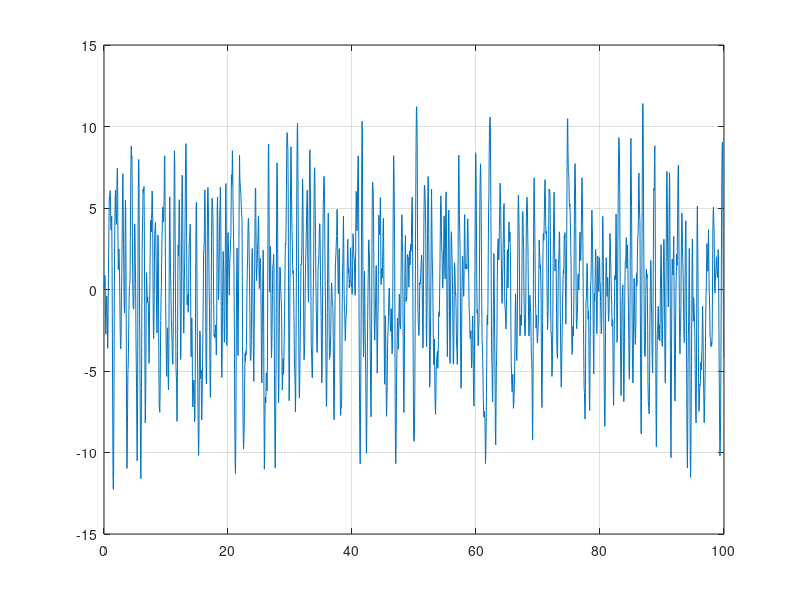

Here is the MATLAB script that generated this plot: (Note: this script raises an error after producing the figure.)
%% Parte 3 - Resposta ao impulso e resposta em frequencia
dadosordem2rand = load('dadosordem2aleatorio.txt');
t_rand = dadosordem2rand(:,1);
v_rand = dadosordem2rand(:,2);
T_rand = dadosordem2rand(:,3);

% Identificacao pelo metodo da convolucao
plot(t_rand,T_rand)
grid on
hold on

[ruy lagsuy]=xcorr(v_rand,T_rand);
[ry lagsy]=xcorr(T_rand);

figure('color',[1 1 1])
plot(lagsyt,ruy)
figure('color',[1 1 1])
plot(lagsy,ry)